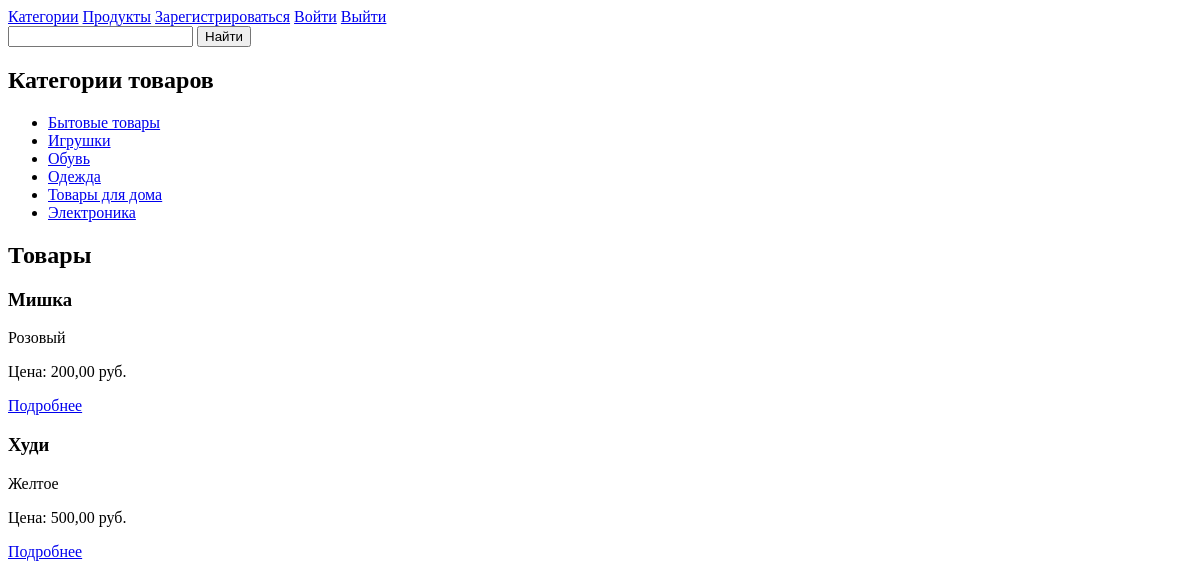
/product/, run on an earlier commit of the app's database.
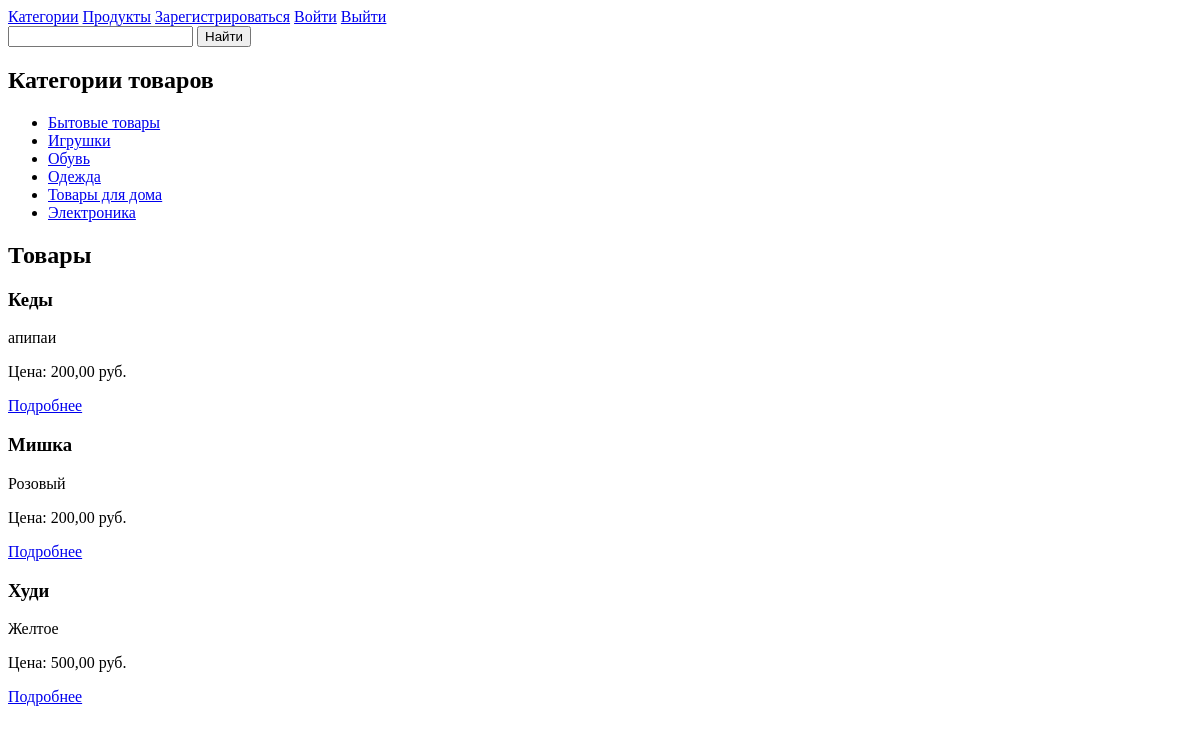
And on a later commit of the database.
### shop/models.py (models this page shows, shortened)
class Category(models.Model):
    name = models.CharField(max_length=200, verbose_name="Категория")
    slug = models.SlugField(max_length=200, unique=True)
    class Meta:
        ordering = ['name']
        indexes = [
            models.Index(fields=['name']),
        ]
        verbose_name = 'Категория'
        verbose_name_plural = 'Категории'

class Product(models.Model):
    category = models.ForeignKey(Category,
                                 related_name='products',
                                 on_delete=models.CASCADE)
    name = models.CharField(max_length=200,
                            verbose_name='Название')
    description = models.TextField(blank=True)
    slug = models.SlugField(max_length=200)
    image = models.ImageField(upload_to='products/%Y/%m/%d',
                              blank=True)
    price = models.DecimalField(max_digits=10,
                                decimal_places=2)
    available = models.BooleanField(default=True)
    created = models.DateTimeField(auto_now_add=True)
    updated = models.DateTimeField(auto_now=True)
    class Meta:
        ordering = ['name']
        indexes = [
            models.Index(fields=['id', 'slug']),
            models.Index(fields=['name']),
            models.Index(fields=['-created']),
        ]
        verbose_name = 'Товар'
        verbose_name_plural = 'Товары'

### shop/views.py (the view)
# urls.py: path('', IndexTemplateView.as_view(), name='index'),
class IndexTemplateView(TemplateView):
    template_name = 'shop/index.html'
    def get_context_data(self, **kwargs):
        context = super().get_context_data(**kwargs)
        categories = Category.objects.all()
        products = Product.objects.all()
        context['categories'] = categories
        context['products'] = products
        return context

### shop/templates/shop/index.html (shortened to what this page needs)
{% extends 'base.html' %}
{% load static %}
{% block content %}
<div class="container">
        <aside class="sidebar">
            <h2>Категории товаров</h2>
            <ul>
                {% for category in categories %}
                    <li><a href="{% url 'shop:products_by_category' category.slug %}">{{ category.name }}</a></li>
                {% endfor %}
            </ul>
        </aside>
        <main class="product-list">
            <h2>Товары</h2>
            <div class="products">
                {% for product in products %}
                    <div class="product">
                        <h3>{{ product.name }}</h3>
                        <p>{{ product.description }}</p>
                        <p>Цена: {{ product.price }} руб.</p>
                        <a href="{% url 'shop:product_detail' product.slug %}" class="btn">Подробнее</a>
                    </div>
                {% endfor %}
            </div>
        </main>
    </div>
{% endblock content %}

What changed in the data, as far as the page shows it:
added Product: name "Кеды", description "апипаи", price "200,00"
